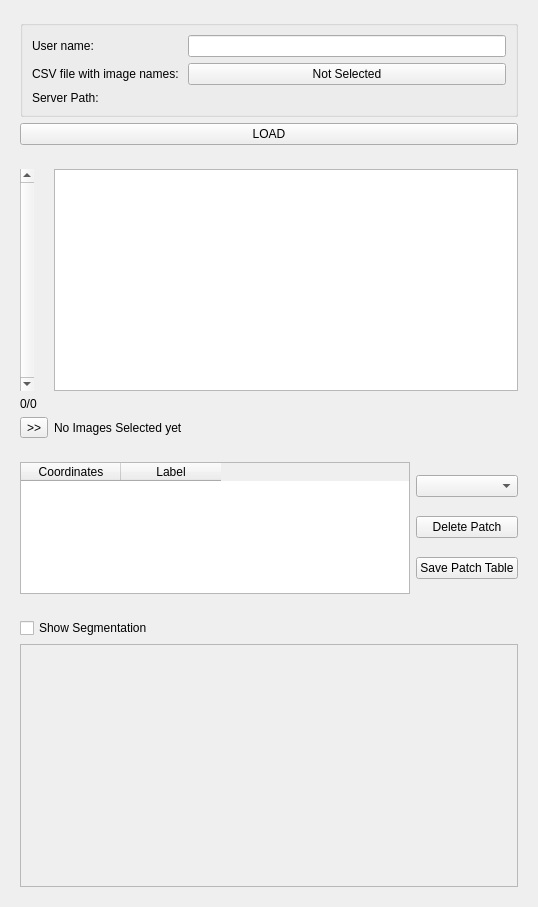
<?xml version="1.0" encoding="UTF-8"?>
<ui version="4.0">
 <class>TTSegTool</class>
 <widget class="qMRMLWidget" name="TTSegTool">
  <property name="geometry">
   <rect>
    <x>0</x>
    <y>0</y>
    <width>538</width>
    <height>907</height>
   </rect>
  </property>
  <property name="sizePolicy">
   <sizepolicy hsizetype="MinimumExpanding" vsizetype="Preferred">
    <horstretch>0</horstretch>
    <verstretch>0</verstretch>
   </sizepolicy>
  </property>
  <layout class="QVBoxLayout" name="verticalLayout">
   <item>
    <widget class="ctkCollapsibleButton" name="inputsCollapsibleButton" native="true">
     <property name="text" stdset="0">
      <string>Inputs</string>
     </property>
     <layout class="QVBoxLayout" name="verticalLayout_4">
      <item>
       <widget class="QGroupBox" name="groupBox">
        <property name="title">
         <string/>
        </property>
        <layout class="QGridLayout" name="gridLayout">
         <item row="1" column="1">
          <widget class="QPushButton" name="imageFileButton">
           <property name="focusPolicy">
            <enum>Qt::TabFocus</enum>
           </property>
           <property name="text">
            <string>Not Selected</string>
           </property>
           <property name="checkable">
            <bool>false</bool>
           </property>
          </widget>
         </item>
         <item row="1" column="0">
          <widget class="QLabel" name="label_6">
           <property name="focusPolicy">
            <enum>Qt::NoFocus</enum>
           </property>
           <property name="toolTip">
            <string>Select the MASTER CSV File</string>
           </property>
           <property name="toolTipDuration">
            <number>5</number>
           </property>
           <property name="text">
            <string>CSV file with image names: </string>
           </property>
          </widget>
         </item>
         <item row="0" column="0">
          <widget class="QLabel" name="label_2">
           <property name="text">
            <string>User name: </string>
           </property>
          </widget>
         </item>
         <item row="0" column="1">
          <widget class="QLineEdit" name="usernameLineEdit"/>
         </item>
         <item row="2" column="0">
          <widget class="QLabel" name="label">
           <property name="text">
            <string>Server Path:</string>
           </property>
          </widget>
         </item>
         <item row="2" column="1">
          <widget class="ctkDirectoryButton" name="imageDirButton" native="true">
           <property name="focusPolicy">
            <enum>Qt::TabFocus</enum>
           </property>
          </widget>
         </item>
        </layout>
       </widget>
      </item>
      <item>
       <widget class="QPushButton" name="loadCSVPushButton">
        <property name="text">
         <string>LOAD</string>
        </property>
       </widget>
      </item>
     </layout>
    </widget>
   </item>
   <item>
    <widget class="ctkCollapsibleButton" name="navigationCollapsibleButton" native="true">
     <property name="text" stdset="0">
      <string>Navigation</string>
     </property>
     <layout class="QFormLayout" name="formLayout_4">
      <property name="formAlignment">
       <set>Qt::AlignHCenter|Qt::AlignTop</set>
      </property>
      <item row="0" column="0">
       <widget class="QScrollBar" name="imageNavigationScrollBar">
        <property name="sizePolicy">
         <sizepolicy hsizetype="Fixed" vsizetype="MinimumExpanding">
          <horstretch>0</horstretch>
          <verstretch>0</verstretch>
         </sizepolicy>
        </property>
        <property name="focusPolicy">
         <enum>Qt::TabFocus</enum>
        </property>
        <property name="toolTip">
         <string>Chose either left or right arrow to move between images</string>
        </property>
        <property name="maximum">
         <number>0</number>
        </property>
        <property name="pageStep">
         <number>1</number>
        </property>
        <property name="orientation">
         <enum>Qt::Vertical</enum>
        </property>
       </widget>
      </item>
      <item row="0" column="1">
       <widget class="QTableWidget" name="imageDetailsTable">
        <property name="enabled">
         <bool>true</bool>
        </property>
        <property name="sizePolicy">
         <sizepolicy hsizetype="Expanding" vsizetype="Preferred">
          <horstretch>0</horstretch>
          <verstretch>0</verstretch>
         </sizepolicy>
        </property>
       </widget>
      </item>
      <item row="1" column="0">
       <widget class="QLabel" name="imagePosLabel">
        <property name="text">
         <string>0/0</string>
        </property>
       </widget>
      </item>
      <item row="2" column="0">
       <widget class="QToolButton" name="findUngradedButton">
        <property name="text">
         <string>&gt;&gt;</string>
        </property>
       </widget>
      </item>
      <item row="2" column="1">
       <widget class="QLabel" name="imageDetailsLabel">
        <property name="text">
         <string>No Images Selected yet</string>
        </property>
       </widget>
      </item>
     </layout>
    </widget>
   </item>
   <item>
    <widget class="ctkCollapsibleButton" name="imagePatchCollapsibleButton" native="true">
     <property name="sizePolicy">
      <sizepolicy hsizetype="Minimum" vsizetype="Minimum">
       <horstretch>0</horstretch>
       <verstretch>0</verstretch>
      </sizepolicy>
     </property>
     <property name="minimumSize">
      <size>
       <width>0</width>
       <height>150</height>
      </size>
     </property>
     <property name="text" stdset="0">
      <string>Patch Sampling</string>
     </property>
     <property name="collapsed" stdset="0">
      <bool>false</bool>
     </property>
     <layout class="QHBoxLayout" name="horizontalLayout_2">
      <item>
       <widget class="QTableWidget" name="imagePatchesTableWidget">
        <property name="sizePolicy">
         <sizepolicy hsizetype="MinimumExpanding" vsizetype="Fixed">
          <horstretch>0</horstretch>
          <verstretch>0</verstretch>
         </sizepolicy>
        </property>
        <property name="minimumSize">
         <size>
          <width>0</width>
          <height>50</height>
         </size>
        </property>
        <property name="autoScrollMargin">
         <number>10</number>
        </property>
        <property name="rowCount">
         <number>0</number>
        </property>
        <property name="columnCount">
         <number>2</number>
        </property>
        <column>
         <property name="text">
          <string>Coordinates</string>
         </property>
        </column>
        <column>
         <property name="text">
          <string>Label</string>
         </property>
        </column>
       </widget>
      </item>
      <item>
       <layout class="QVBoxLayout" name="verticalLayout_5">
        <item>
         <widget class="QComboBox" name="patchLabelComboBox"/>
        </item>
        <item>
         <widget class="QPushButton" name="delPatchPushButton">
          <property name="text">
           <string>Delete Patch</string>
          </property>
         </widget>
        </item>
        <item>
         <widget class="QPushButton" name="keepPatchPushButton">
          <property name="text">
           <string>Save Patch Table</string>
          </property>
         </widget>
        </item>
       </layout>
      </item>
     </layout>
    </widget>
   </item>
   <item>
    <widget class="ctkCollapsibleButton" name="segmentEditorCollapsibleButton" native="true">
     <property name="sizePolicy">
      <sizepolicy hsizetype="Minimum" vsizetype="MinimumExpanding">
       <horstretch>0</horstretch>
       <verstretch>0</verstretch>
      </sizepolicy>
     </property>
     <property name="text" stdset="0">
      <string>Segmentation Editor</string>
     </property>
     <property name="collapsed" stdset="0">
      <bool>false</bool>
     </property>
     <layout class="QVBoxLayout" name="verticalLayout_3">
      <item>
       <widget class="QCheckBox" name="showSegmentationCheckBox">
        <property name="text">
         <string>Show Segmentation</string>
        </property>
       </widget>
      </item>
      <item>
       <widget class="QScrollArea" name="scrollArea">
        <property name="horizontalScrollBarPolicy">
         <enum>Qt::ScrollBarAlwaysOff</enum>
        </property>
        <property name="widgetResizable">
         <bool>true</bool>
        </property>
        <widget class="QWidget" name="scrollAreaWidgetContents">
         <property name="geometry">
          <rect>
           <x>0</x>
           <y>0</y>
           <width>488</width>
           <height>135</height>
          </rect>
         </property>
         <widget class="qMRMLSegmentEditorWidget" name="SegmentEditorWidget" native="true">
          <property name="geometry">
           <rect>
            <x>0</x>
            <y>0</y>
            <width>471</width>
            <height>416</height>
           </rect>
          </property>
         </widget>
        </widget>
       </widget>
      </item>
     </layout>
    </widget>
   </item>
  </layout>
 </widget>
 <customwidgets>
  <customwidget>
   <class>ctkCollapsibleButton</class>
   <extends>QWidget</extends>
   <header>ctkCollapsibleButton.h</header>
   <container>1</container>
  </customwidget>
  <customwidget>
   <class>ctkDirectoryButton</class>
   <extends>QWidget</extends>
   <header>ctkDirectoryButton.h</header>
  </customwidget>
  <customwidget>
   <class>qMRMLWidget</class>
   <extends>QWidget</extends>
   <header>qMRMLWidget.h</header>
   <container>1</container>
  </customwidget>
  <customwidget>
   <class>qMRMLSegmentEditorWidget</class>
   <extends>qMRMLWidget</extends>
   <header>qMRMLSegmentEditorWidget.h</header>
   <container>1</container>
  </customwidget>
 </customwidgets>
 <tabstops>
  <tabstop>inputsCollapsibleButton</tabstop>
  <tabstop>navigationCollapsibleButton</tabstop>
  <tabstop>imagePatchCollapsibleButton</tabstop>
 </tabstops>
 <resources/>
 <connections/>
</ui>
